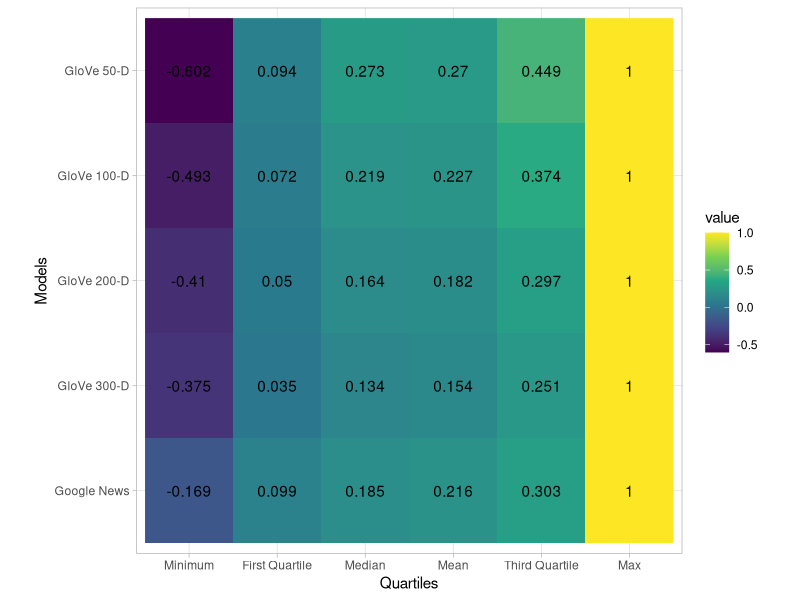

Reproduce this figure in R.
library(ggplot2)
library(reshape2)
library(viridis)

data <- read.csv("data/synonym_thresholds.csv")
mat <- data.frame(
	data $ min,
	data $ q1,
	data $ median,
	data $ mean,
	data $ q3,
	data $ max
) |> as.matrix()

rownames(mat) <- list(
	"Google News",
	"GloVe 300-D",
	"GloVe 200-D",
	"GloVe 100-D",
	"GloVe 50-D"
) |> as.character()

colnames(mat) <- list(
	"Minimum",
	"First Quartile",
	"Median",
	"Mean",
	"Third Quartile",
	"Max"
)

ld <- melt(mat)
ld <- ld[ld $ value != 0,]

pdf("synonyms.pdf")
ggplot(ld, aes(x = Var2, y = Var1)) +
	geom_raster(aes(fill = value)) +
	scale_fill_viridis_c() +
	geom_text(aes(label = value)) +
	labs(x = "Quartiles", y = "Models") +
	theme_light() +
	theme(aspect.ratio = 1)
dev.off()
